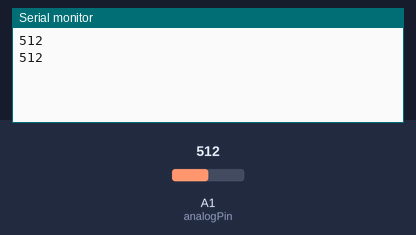
The sketch below on a simulated Arduino Uno, built with avr-gcc and run on an emulated ATmega328P. Parts: the last lines printed to the serial monitor. The inputs (shaded band) are chosen by the test bench; at power-on: A1 (analogPin) = 512.

Above: at 1.8 s.
1.9 s: A1 (analogPin) set to 716
At 2.6 s:
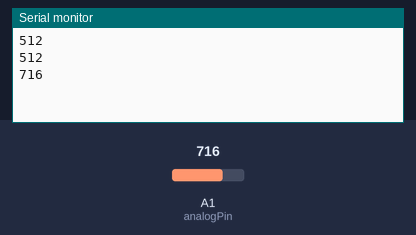
3.4 s: A1 (analogPin) set to 900
At 4.8 s:
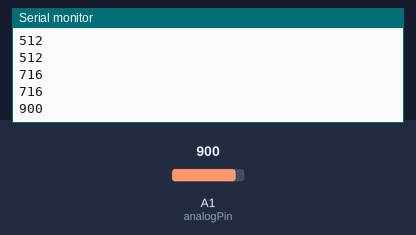
Timing chart, 0 to 6.4 s (numbered marks = the images above; inputs shaded):
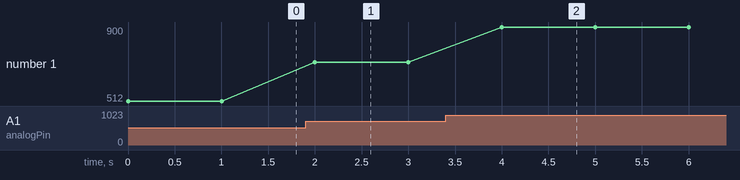

The sketch:

analog_read_test.ino
```cpp
int analogPin = 1;
int val = 0;

void setup()
{
  Serial.begin(9600);
}

void loop()
{
  val = analogRead(analogPin);     // read the input pin
  Serial.println(val);             // debug value
  delay(1000);
}
```

Measured:
- after the input at 1.9 s, the serial monitor: prints a new line after 0.10 s (image 1)
- after the input at 3.4 s, the serial monitor: prints a new line after 0.60 s (image 2)
- plotted number 1: 512 → 716 after the input at 1.9 s, 716 → 900 after the input at 3.4 s
